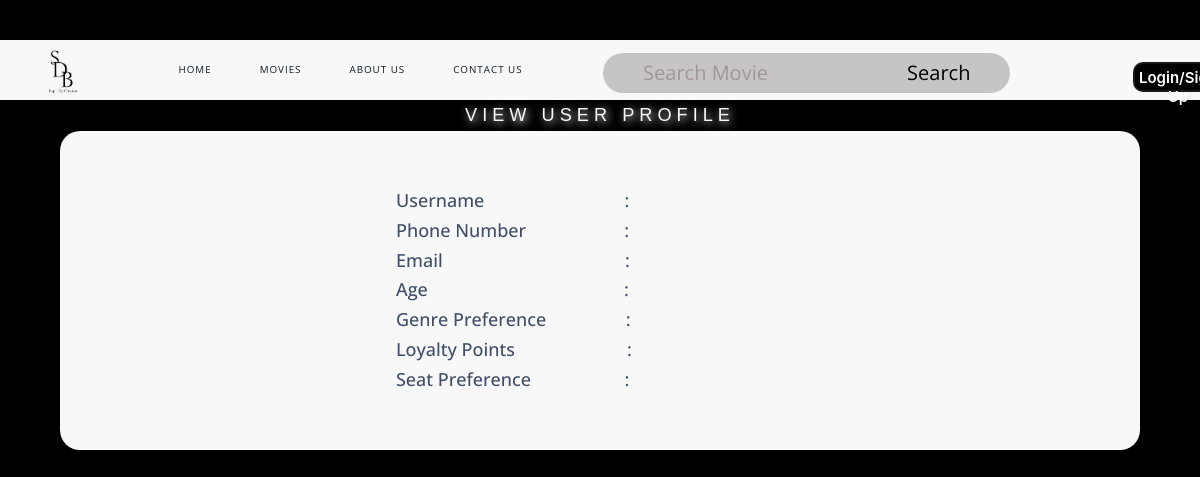
The page /ViewCustomerProfile.php?username=acalafato1x on the database as committed earlier.
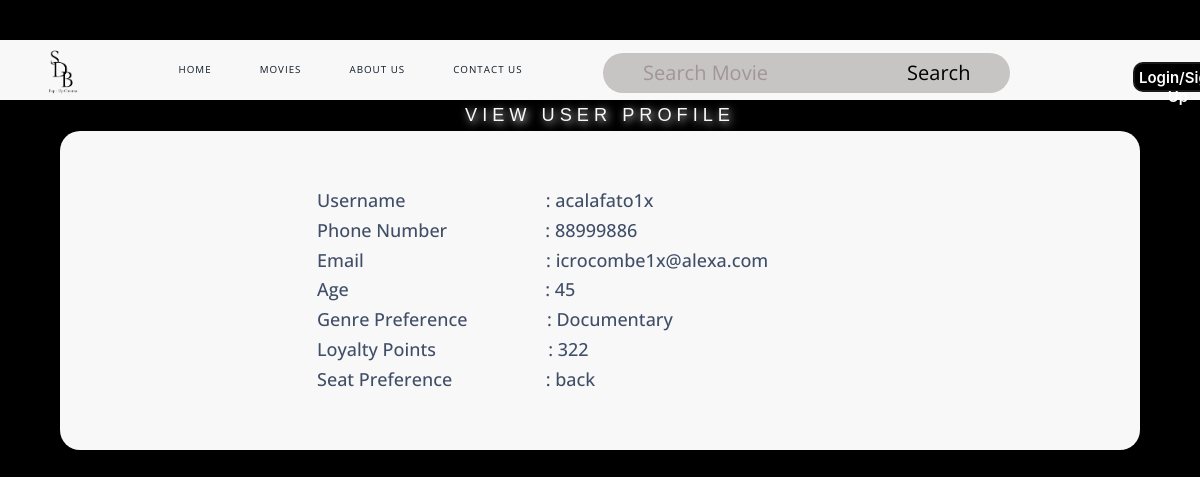
The same page on the database as committed later.
### tables this page shows
CREATE TABLE `customer` (
  `phoneNo` int(8) DEFAULT NULL,
  `username` varchar(15) DEFAULT NULL,
  `hashedPassw` varchar(64) DEFAULT NULL,
  `email` varchar(30) DEFAULT NULL,
  `age` int(2) DEFAULT NULL,
  `genrePref` varchar(15) DEFAULT NULL,
  `loyaltyPts` int(7) DEFAULT NULL,
  `seatPref` varchar(5) DEFAULT NULL
);

### entityClass.php (called while the page is built, shortened)
<?php
class testDB{
    private $conn;
    function __construct($servername = "localhost", $dbusername = "root", $password = "", $dbname = "testdb") {
        $this->conn = new mysqli($servername, $dbusername, $password, $dbname);
    }
    function retrieveCustomer($username){
        $result = $this->conn->query("SELECT * from `customer` where `username` = '$username'");
        $row = $result->fetch_all(MYSQLI_BOTH);
        return $row;
    }
}
?>

### dbFunctions.php (called while the page is built, shortened)
<?php
include ("entityClass.php");
class controller{
    private $testDB;
    function __construct(){
        $this->testDB = new testDB();
    }
    function run($method,$var1=0,$var2=0,$var3=0,$var4=0,$var5=0,$var6=0,$var7=0,$var8=0,$var9=0,$var10=0,$var11=0,$var12=0,$var13=0,$var14=0,$var15=0,$var16=0){
        if($method == "validateUserLogin"){
            $result = $this->testDB -> validateUserLogin($var1,$var2,$var3);
        }
        else if($method == "validateRegistration"){
            $result = $this->testDB->validateRegistration($var1);
        }
        else if($method == "processRegistration"){
            $result = $this->testDB->processRegistration($var1,$var2,$var3,$var4,$var5,$var6,$var7,$var8);
        }
        else if($method == "getMovie1"){
            $result = $this->testDB->getMovie1();
        }
        else if($method == "getMovie0"){
            $result = $this->testDB->getMovie0();
        }
        else if($method == "fetchUserDetails"){
            $result = $this->testDB->fetchUserDetails($var1,$var2,$var3);
        }
        else if($method == "searchMovies"){
            $result = $this->testDB->searchMovies($var1);
        }
        else if($method == "searchMovies10"){
            $result = $this->testDB->searchMovies10($var1,$var2);
        }
        else if($method == "searchMovies10Num"){
            $result = $this->testDB->searchMovies10Num($var1,$var2);
        }
        else if($method == "updatePassword"){
            $result = $this->testDB->updatePassword($var1,$var2,$var3,$var4);
        }
        else if($method == "validatePasswordChange"){
            $result = $this->testDB->validatePasswordChange($var1,$var2);
        }
        else if($method == "getBookings"){
            $result = $this->testDB->getBookings();
        }
        else if($method == "getBookingFromID"){
            $result = $this->testDB->getBookingFromID($var1);
        }
        else if($method == "updateBookings"){
            $result = $this->testDB->updateBookings($var1,$var2,$var3,$var4,$var5,$var6,$var7,$var8,$var9,$var10,$var11,$var12,$var13,$var14);
        }
        else if($method == "deleteBooking"){
            $result = $this->testDB->deleteBooking($var1);
        }
        else if($method == "confirmDeletion"){
            $result = $this->testDB->confirmDeletion($var1);
        }
        else if($method == "claimBooking"){
            $result = $this->testDB->claimBooking($var1,$var2);
        }
        else if($method == "getAllMovies"){
            $result = $this->testDB->getAllMovies();
        }
        else if($method == "updateMovie"){
            $result = $this->testDB->updateMovie($var1,$var2,$var3,$var4,$var5,$var6,$var7,$var8,$var9,$var10,$var11,$var12,$var13,$var14,$var15,$var16);
        }
        else if($method == "deleteMovie"){
            $result = $this->testDB->deleteMovie($var1);
        }
        else if($method == "confirmMovieDeletion"){
            $result = $this->testDB->confirmMovieDeletion($var1);
        }
        else if($method == "escapeString"){
            $result = $this->testDB->escapeString($var1);
        }
        else if($method == "addMovie"){
            $result = $this->testDB->addMovie($var1,$var2,$var3,$var4,$var5,$var6,$var7,$var8,$var9,$var10,$var11,$var12,$var13,$var14,$var15,$var16);
        }
        else if($method == "getRoomPlandb"){
            $result = $this->testDB->getRoomPlandb();
        }
        else if($method == "getRoomPlanFromID"){
            $result = $this->testDB->getRoomPlanFromID($var1);
        }
        else if($method == "updateRoomPlan"){
            $result = $this->testDB->updateRoomPlan($var1,$var2,$var3,$var4,$var5,$var6,$var7);
        }
        else if($method == "resetRoomPlan"){
            $result = $this->testDB->resetRoomPlan($var1,$var2,$var3);
        }
        else if($method == "getMovieTitleFromID"){
            $result = $this->testDB->getMovieTitleFromID($var1);
        }
        else if($method == "getBookingFromUsername"){
            $result = $this->testDB->getBookingFromUsername($var1);
        }
        else if($method == "updatePref"){
            $result = $this->testDB->updatePref($var1,$var2,$var3);
        }
        else if($method == "getPref"){
            $result = $this->testDB->getPref($var1);
        }
        else if($method == "getCustomerList"){
            $result = $this->testDB->getCustomerList();
        }
        else if($method == "getAllFood"){
            $result = $this->testDB->getAllFood();
        }
        else if($method == "getFoodFromName"){
            $result = $this->testDB->getFoodFromName($var1);
        }
        else if($method == "updateFood"){
            $result = $this->testDB->updateFood($var1,$var2,$var3,$var4,$var5,$var6);
        }
        else if($method == "deleteFood"){
            $result = $this->testDB->deleteFood($var1);
        }
        else if($method == "confirmDeleteFood"){
            $result = $this->testDB->confirmDeleteFood($var1);
        }
        else if($method == "addFood"){
            $result = $this->testDB->addFood($var1,$var2,$var3,$var4,$var5,$var6);
        }
        else if($method == "countRowFood"){
            $result = $this->testDB->countRowFood($var1);
        }
        else if($method == "getDistinctYear"){
            $result = $this->testDB->getDistinctYear();
        }
        else if($method == "getBookingReportAllTime"){
            $result = $this->testDB->getBookingReportAllTime();
        }
        else if($method == "popularMoviesAllTime"){
            $result = $this->testDB->popularMoviesAllTime();
        }
        else if($method == "busyDatesAllTime"){
            $result = $this->testDB->busyDatesAllTime();
        }
        else if($method == "getBookingReportYear"){
            $result = $this->testDB->getBookingReportYear($var1);
        }
        else if($method == "popularMoviesYear"){
            $result = $this->testDB->popularMoviesYear($var1);
        }
        else if($method == "busyDatesYear"){
            $result = $this->testDB->busyDatesYear($var1);
        }
        else if($method == "getBookingReportYearMonth"){
            $result = $this->testDB->getBookingReportYearMonth($var1,$var2);
        }
        else if($method == "popularMoviesYearMonth"){
            $result = $this->testDB->popularMoviesYearMonth($var1,$var2);
        }
        else if($method == "busyDatesYearMonth"){
            $result = $this->testDB->busyDatesYearMonth($var1,$var2);
        }
        else if($method == "getBookingReportDay"){
            $result = $this->testDB->getBookingReportDay($var1);
        }
        else if($method == "popularMoviesDay"){
            $result = $this->testDB->popularMoviesDay($var1);
        }
        else if($method == "busyDatesDay"){
            $result = $this->testDB->busyDatesDay($var1);
        }
        else if($method == "resetRoomSpec"){
            $result = $this->testDB->resetRoomSpec($var1);
        }
        else if($method == "updateRoomSpec0"){
            $result = $this->testDB->updateRoomSpec0($var1,$var2,$var3);
        }
        else if($method == "getMovieFromID"){
            $result = $this->testDB->getMovieFromID($var1);
        }
        else if($method == "getRoomPlan"){
            $result = $this->testDB->getRoomPlan($var1);
        }
        else if($method == "getRoomSpecs"){
            $result = $this->testDB->getRoomSpecs($var1);
        }
        else if($method == "updateSeatStatusUnavailable"){
            $result = $this->testDB->updateSeatStatusUnavailable($var1, $var2);
        }
        else if($method == "resetSeatingStatus"){
            $result = $this->testDB->resetSeatingStatus($var1);
        }
        else if($method == "getAvailableFoodDetails"){
            $result = $this->testDB->getAvailableFoodDetails();
        }
        else if($method == "getBookingDetails"){
            $result = $this->testDB->getBookingDetails($var1);
        }
        else if($method == "getSeatStatus"){
            $result = $this->testDB->getSeatStatus($var1,$var2,$var3);
        }
        else if($method == "getSeatName"){
            $result = $this->testDB->getSeatName($var1,$var2,$var3);
        }
        else if($method == "updateBookingdb"){
            $result = $this->testDB->updateBookingdb($var1,$var2,$var3,$var4,$var5,$var6,$var7,$var8,$var9,$var10,$var11,$var12,$var13,$var14);
        }
        else if($method == "redeemPoints"){
            $result = $this->testDB->redeemPoints($var1,$var2);
        }
        else if($method == "gainPoints"){
            $result = $this->testDB->gainPoints($var1,$var2);
        }
        else if($method == "updateSeatStatus"){
            $result = $this->testDB->updateSeatStatus($var1,$var2);
        }
        else if($method == "retrieveStaff"){
            $result = $this->testDB->retrieveStaff($var1);
        }
        else if($method == "retrieveManager"){
            $result = $this->testDB->retrieveManager($var1);
        }
        else if($method == "retrieveCustomer"){
            $result = $this->testDB->retrieveCustomer($var1);
        }
        return $result;
   }
}
?>

### ViewCustomerProfile.php (the view, shortened to what the changed rows need)
<?php
include("navbar.php");
class ViewCustomerProfile{
    function display(){
        include("dbFunctions.php");
        $message = "";
        $controller = new controller ();
        if($_SERVER['REQUEST_METHOD'] === 'GET'){
            $username = $_GET['username'];
            $result = $controller->run("retrieveCustomer", $username);
            $message =  '<form action="?" method="POST">';
            $message = $message.'<h4 style="text-align: left; white-space: pre;">Username                              : '.$result[0]['username'].'</h4>';
            $message = $message.'<h4 style="text-align: left; white-space: pre;">Phone Number                     : '.$result[0]['phoneNo'].'</h4>';
            $message = $message.'<h4 style="text-align: left; white-space: pre;">Email                                       : '.$result[0]['email'].'</h4>';
            $message = $message.'<h4 style="text-align: left; white-space: pre;">Age                                          : '.$result[0]['age'].'</h4>';
            $message = $message.'<h4 style="text-align: left; white-space: pre;">Genre Preference                 : '.$result[0]['genrePref'].'</h4>';
            $message = $message.'<h4 style="text-align: left; white-space: pre;">Loyalty Points                        : '.$result[0]['loyaltyPts'].'</h4>';
            $message = $message.'<h4 style="text-align: left; white-space: pre;">Seat Preference                    : '.$result[0]['seatPref'].'</h4>';
            $message = $message.'</form>';
        }
        echo '
    <!DOCTYPE html>
    <html lang="en">
    <head>
    <link rel="stylesheet" href="https://maxcdn.bootstrapcdn.com/font-awesome/4.7.0/css/font-awesome.min.css">
    <link rel="stylesheet" href="https://maxcdn.bootstrapcdn.com/bootstrap/3.3.7/css/bootstrap.min.css">
    <link rel="stylesheet" href="https://cdnjs.cloudflare.com/ajax/libs/font-awesome/4.7.0/css/font-awesome.min.css">
    </head>
    <body>';
    echo'
        <center>
            <div id="content">
        <h2>View<span style="color:#F8F8F8;"> User Profile</span></h2>
        </div>
     <div class="form">
                    <div class="row">
                        <div class="col">';
                        echo $message;
          echo'
    </body>
    </html>';
    }
}
$display = new ViewCustomerProfile();
$display->display();
?>

Rows that differ between the two databases and show on the page:
added customer: username "acalafato1x", phoneNo "88999886", email "icrocombe1x@alexa.com", age "45", genrePref "Documentary", loyaltyPts "322", seatPref "back"
